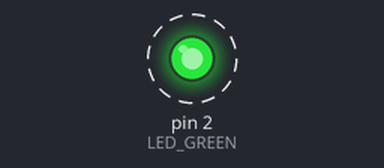
Simulated run of this sketch. Board: Arduino Uno, built with avr-gcc and run on an emulated ATmega328P. Parts: output pins drawn as LEDs (lit = HIGH). Dashed ring = blinking.

Above: at 0.5 s.
Timing chart, 0 to 4.6 s (numbered marks = the images above):
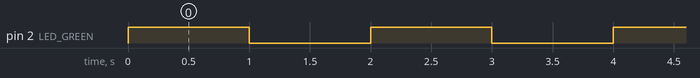

The sketch:

GreenLightSketch.ino
```cpp
int LED_GREEN = 2;

// the setup function runs once when you press reset or power the board
void setup() {
  // initialize digital pin LED_BUILTIN as an output.
  pinMode(LED_GREEN, OUTPUT);
}

// the loop function runs over and over again forever
void loop() {
  digitalWrite(LED_GREEN, HIGH);   // turn the LED on (HIGH is the voltage level)
  delay(1000);                       // wait for a second
  digitalWrite(LED_GREEN, LOW);    // turn the LED off by making the voltage LOW
  delay(1000);                       // wait for a second
}
```

Measured:
- by itself, pin 2 (LED_GREEN): alternates HIGH for 1.0 s and LOW for 1.0 s
